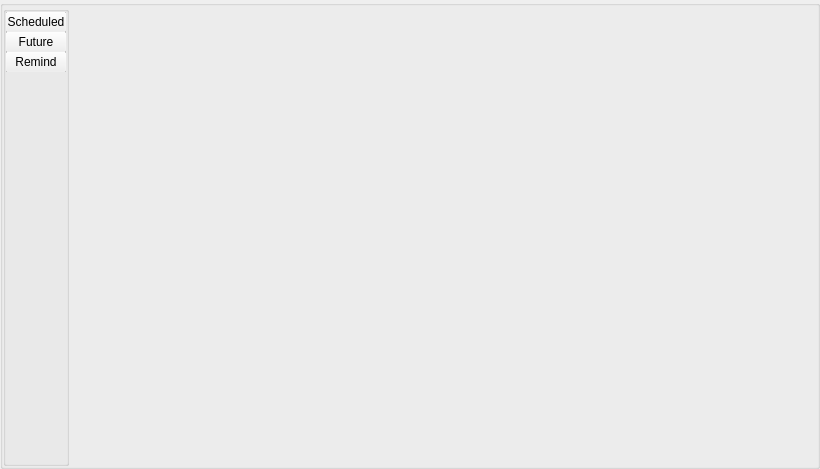
<?xml version="1.0" encoding="UTF-8"?>
<ui version="4.0">
 <class>BottomListsWidget</class>
 <widget class="QGroupBox" name="BottomListsWidget">
  <property name="geometry">
   <rect>
    <x>0</x>
    <y>0</y>
    <width>820</width>
    <height>469</height>
   </rect>
  </property>
  <property name="windowTitle">
   <string>Form</string>
  </property>
  <layout class="QHBoxLayout" name="horizontalLayout">
   <property name="spacing">
    <number>5</number>
   </property>
   <property name="leftMargin">
    <number>0</number>
   </property>
   <property name="topMargin">
    <number>0</number>
   </property>
   <property name="rightMargin">
    <number>0</number>
   </property>
   <property name="bottomMargin">
    <number>0</number>
   </property>
   <item>
    <widget class="QGroupBox" name="groupBox">
     <property name="title">
      <string/>
     </property>
     <layout class="QVBoxLayout" name="verticalLayout">
      <property name="spacing">
       <number>0</number>
      </property>
      <property name="leftMargin">
       <number>0</number>
      </property>
      <property name="topMargin">
       <number>0</number>
      </property>
      <property name="rightMargin">
       <number>0</number>
      </property>
      <property name="bottomMargin">
       <number>0</number>
      </property>
      <item>
       <widget class="QPushButton" name="scheduledBtn">
        <property name="minimumSize">
         <size>
          <width>60</width>
          <height>20</height>
         </size>
        </property>
        <property name="maximumSize">
         <size>
          <width>60</width>
          <height>20</height>
         </size>
        </property>
        <property name="styleSheet">
         <string notr="true">QPushButton{margin:-1px}</string>
        </property>
        <property name="text">
         <string>Scheduled</string>
        </property>
       </widget>
      </item>
      <item>
       <widget class="QPushButton" name="futureBtn">
        <property name="minimumSize">
         <size>
          <width>60</width>
          <height>20</height>
         </size>
        </property>
        <property name="maximumSize">
         <size>
          <width>60</width>
          <height>20</height>
         </size>
        </property>
        <property name="styleSheet">
         <string notr="true">QPushButton{margin:-1px}</string>
        </property>
        <property name="text">
         <string>Future</string>
        </property>
       </widget>
      </item>
      <item>
       <widget class="QPushButton" name="remindBtn">
        <property name="minimumSize">
         <size>
          <width>60</width>
          <height>20</height>
         </size>
        </property>
        <property name="maximumSize">
         <size>
          <width>60</width>
          <height>20</height>
         </size>
        </property>
        <property name="styleSheet">
         <string notr="true">QPushButton{margin:-1px}</string>
        </property>
        <property name="text">
         <string>Remind</string>
        </property>
       </widget>
      </item>
      <item>
       <spacer name="verticalSpacer">
        <property name="orientation">
         <enum>Qt::Vertical</enum>
        </property>
        <property name="sizeHint" stdset="0">
         <size>
          <width>20</width>
          <height>40</height>
         </size>
        </property>
       </spacer>
      </item>
     </layout>
    </widget>
   </item>
   <item>
    <widget class="QStackedWidget" name="stackedWidget">
     <property name="frameShape">
      <enum>QFrame::NoFrame</enum>
     </property>
     <property name="frameShadow">
      <enum>QFrame::Plain</enum>
     </property>
     <property name="currentIndex">
      <number>2</number>
     </property>
     <widget class="BottomScheduledListsWidget" name="m_iBottomScheduledListsWidget"/>
     <widget class="BottomFutureListsWidget" name="m_iBottomFutureListsWidget"/>
     <widget class="BottomRemindListsWidget" name="m_iBottomRemindListsWidget"/>
    </widget>
   </item>
  </layout>
 </widget>
 <customwidgets>
  <customwidget>
   <class>BottomScheduledListsWidget</class>
   <extends>QWidget</extends>
   <header location="global">bottom_scheduled_lists_widget.h</header>
   <container>1</container>
  </customwidget>
  <customwidget>
   <class>BottomFutureListsWidget</class>
   <extends>QWidget</extends>
   <header location="global">bottom_future_lists_widget.h</header>
   <container>1</container>
  </customwidget>
  <customwidget>
   <class>BottomRemindListsWidget</class>
   <extends>QWidget</extends>
   <header location="global">bottom_remind_lists_widget.h</header>
   <container>1</container>
  </customwidget>
 </customwidgets>
 <resources/>
 <connections/>
</ui>
